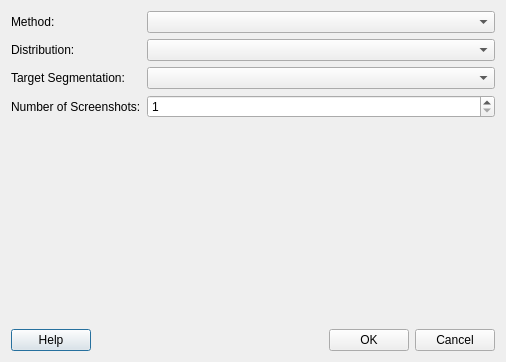
<?xml version="1.0" encoding="UTF-8"?>
<ui version="4.0">
 <class>Dialog</class>
 <widget class="QDialog" name="Dialog">
  <property name="geometry">
   <rect>
    <x>0</x>
    <y>0</y>
    <width>506</width>
    <height>362</height>
   </rect>
  </property>
  <property name="windowTitle">
   <string>Dialog</string>
  </property>
  <layout class="QVBoxLayout" name="verticalLayout">
   <item>
    <layout class="QFormLayout" name="formLayout">
     <item row="0" column="0">
      <widget class="QLabel" name="label">
       <property name="text">
        <string>Method:</string>
       </property>
      </widget>
     </item>
     <item row="0" column="1">
      <widget class="QComboBox" name="comboBox_Method"/>
     </item>
     <item row="1" column="0">
      <widget class="QLabel" name="label_2">
       <property name="text">
        <string>Distribution:</string>
       </property>
      </widget>
     </item>
     <item row="1" column="1">
      <widget class="QComboBox" name="comboBox_Distribution"/>
     </item>
     <item row="2" column="0">
      <widget class="QLabel" name="label_4">
       <property name="text">
        <string>Target Segmentation:</string>
       </property>
      </widget>
     </item>
     <item row="2" column="1">
      <widget class="QComboBox" name="comboBox_Target"/>
     </item>
     <item row="3" column="0">
      <widget class="QLabel" name="label_3">
       <property name="text">
        <string>Number of Screenshots:</string>
       </property>
      </widget>
     </item>
     <item row="3" column="1">
      <widget class="QSpinBox" name="spinBox_N">
       <property name="minimum">
        <number>1</number>
       </property>
       <property name="maximum">
        <number>10000</number>
       </property>
      </widget>
     </item>
    </layout>
   </item>
   <item>
    <spacer name="verticalSpacer">
     <property name="orientation">
      <enum>Qt::Vertical</enum>
     </property>
     <property name="sizeHint" stdset="0">
      <size>
       <width>20</width>
       <height>40</height>
      </size>
     </property>
    </spacer>
   </item>
   <item>
    <layout class="QHBoxLayout" name="horizontalLayout_4">
     <item>
      <widget class="QPushButton" name="btn_Help">
       <property name="text">
        <string>Help</string>
       </property>
      </widget>
     </item>
     <item>
      <spacer name="horizontalSpacer">
       <property name="orientation">
        <enum>Qt::Horizontal</enum>
       </property>
       <property name="sizeHint" stdset="0">
        <size>
         <width>40</width>
         <height>20</height>
        </size>
       </property>
      </spacer>
     </item>
     <item>
      <widget class="QPushButton" name="btn_Run">
       <property name="text">
        <string>OK</string>
       </property>
      </widget>
     </item>
     <item>
      <widget class="QPushButton" name="btn_Cancel">
       <property name="text">
        <string>Cancel</string>
       </property>
      </widget>
     </item>
    </layout>
   </item>
  </layout>
 </widget>
 <resources/>
 <connections/>
</ui>
